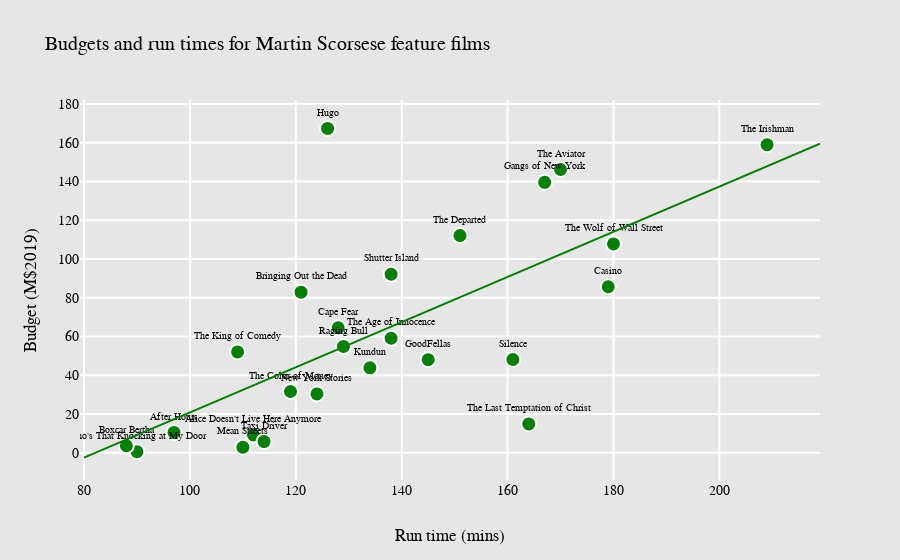

The code cell stored with this chart in its notebook:
### Markdown cell above
## Budgets as a function of runtime.

### Code cell
fig = go.Figure()

fig.add_trace(go.Scatter(
    x=scorsese_features['runtime'], 
    y=scorsese_features['budget_imdb_adj'],
    mode='markers+text',
    marker_color='green',
    marker_size=15,
    marker_line_width=2,
    marker_line_color='white',
    text=scorsese_features['title'],
    textposition="top center",
    textfont={'size':10},
    hovertemplate = '<br>Runtime (mins): %{x}'+ '<br>Budget (M$2019): %{y}' +
                    '<br>Title: %{text}' + '<extra></extra>',
    ))

# Add the linear fit.
fig.add_trace(go.Scatter(
    x=x_runtime,
    y=fit_budget_runtime,
    marker_color='green',
    mode='lines'
    ))

fig.update_layout(
    font={'color':'black', 'family':'Courier New', 'size':14},
    title='Budgets and run times for Martin Scorsese feature films',
    title_font_size=20,
    xaxis={
        'title':'Run time (mins)',
        'gridcolor':'white',
        'gridwidth':2,
    },
    yaxis={
        'title':'Budget (M$2019)',
        'gridcolor':'white',
        'gridwidth':2,
    },
    showlegend=False,
    paper_bgcolor='rgb(230, 230, 230)',
    plot_bgcolor='rgb(230, 230, 230)',
)
fig.show()

### Figure 1 — Plotly figure (JSON) as saved in the notebook; plotly's stock layout.template omitted (floating-point values rounded to 4 significant figures; data arrays with more than 128 entries replaced by an {"elided": "..."} marker saying what was removed)
{"data": [{"hovertemplate": "<br>Runtime (mins): %{x}<br>Budget (M$2019): %{y}<br>Title: %{text}<extra></extra>", "marker": {"color": "green", "line": {"color": "white", "width": 2}, "size": 15}, "mode": "markers+text", "text": ["Who's That Knocking at My Door", "Boxcar Bertha", "Mean Streets", "Alice Doesn't Live Here Anymore", "Taxi Driver", "Raging Bull", "The King of Comedy", "After Hours", "The Color of Money", "The Last Temptation of Christ", "New York Stories", "GoodFellas", "Cape Fear", "The Age of Innocence", "Casino", "Kundun", "Bringing Out the Dead", "Gangs of New York", "The Aviator", "The Departed", "Shutter Island", "Hugo", "The Wolf of Wall Street", "Silence", "The Irishman"], "textfont": {"size": 10}, "textposition": "top center", "type": "scatter", "x": [90, 88, 110, 112, 114, 129, 109, 97, 119, 164, 124, 145, 128, 138, 179, 134, 121, 167, 170, 151, 138, 126, 180, 161, 209], "y": [0.5639, 3.604, 2.828, 9.168, 5.737, 54.85, 52.04, 10.5, 31.62, 14.86, 30.38, 48.03, 64.53, 59.08, 85.68, 43.81, 82.9, 139.6, 146.2, 112.1, 92.13, 167.5, 107.8, 48.13, 159]}, {"marker": {"color": "green"}, "mode": "lines", "type": "scatter", "x": {"elided": "140 int values"}, "y": {"elided": "140 float values"}}], "layout": {"font": {"color": "black", "family": "Courier New", "size": 14}, "paper_bgcolor": "rgb(230, 230, 230)", "plot_bgcolor": "rgb(230, 230, 230)", "showlegend": false, "title": {"font": {"size": 20}, "text": "Budgets and run times for Martin Scorsese feature films"}, "xaxis": {"gridcolor": "white", "gridwidth": 2, "title": {"text": "Run time (mins)"}}, "yaxis": {"gridcolor": "white", "gridwidth": 2, "title": {"text": "Budget (M$2019)"}}}}
